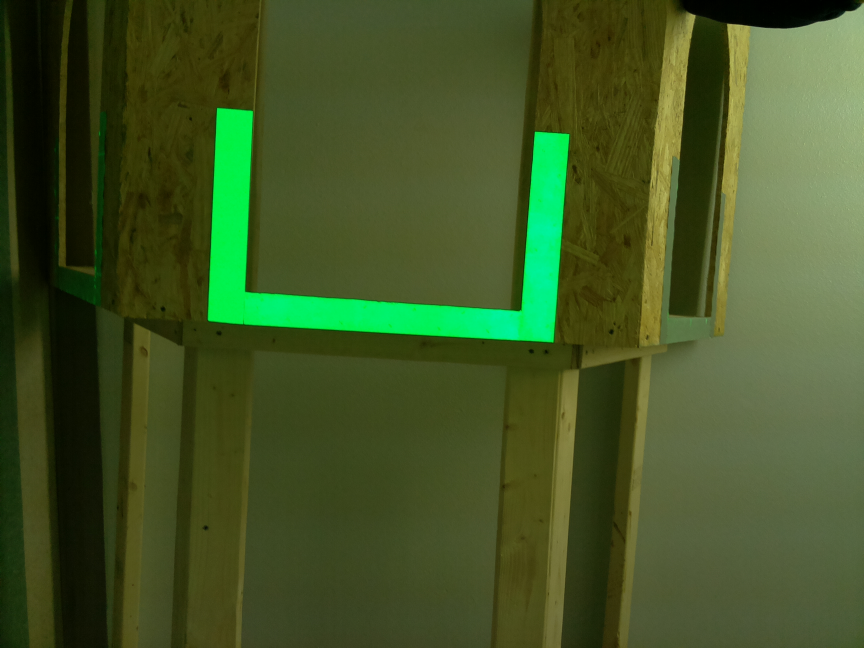
#> input picture Vision/tower.jpeg, 2592 x 1944 px (shown at 1/3 size)
$ python find_game.py   (Python 2 division)   (older library calls are emulated)
#> lines starting #> are read from the running program, lines starting #| are printed output that depends on the picture; after the words box and inside, x2 and y2 are one past the last pixel; in counts of white or black regions, pixels touching at a corner belong together
# import the necessary packages
import numpy as np
import cv2
import argparse

# load the games image
image = cv2.imread("tower.jpeg")
#> image is the input picture: shape (1944, 2592, 3); mean B, G, R 37.8, 84.9, 66.2

#resizes the image
r = 500.0 / image.shape[1]
#> r = 0.193
dim = (500, int(image.shape[0] * r))
#> dim = (500, 375)


resized = cv2.resize(image, dim, interpolation = cv2.INTER_AREA)
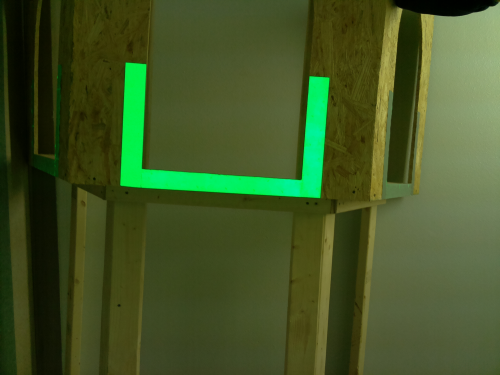
#> resized: shape (375, 500, 3); mean B, G, R 37.8, 84.9, 66.2
#cv2.imshow("resized", resized)
#cv2.waitKey(0)
# find the red color game in the image
upper = [200,250,0]
lower = [20,180,0]

upper = np.array(upper,dtype = "uint8")
lower = np.array(lower,dtype = "uint8")
mask = cv2.inRange(resized, lower, upper)
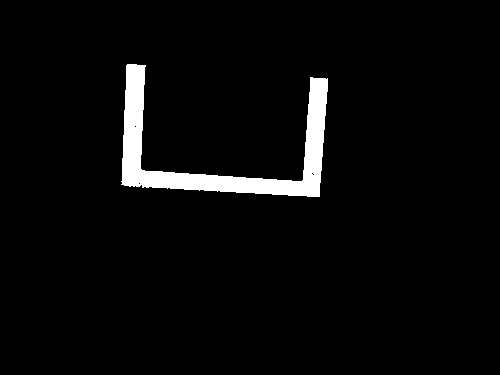
#> mask: shape (375, 500); 3.7% white; 1 white region

# find contours in the masked image and keep the largest one
(_, cnts, _) = cv2.findContours(mask.copy(), cv2.RETR_EXTERNAL,
	cv2.CHAIN_APPROX_SIMPLE)
#> cnts = 1 contour; box (x1, y1, x2, y2) and area: (121, 64, 328, 197) 6596
c = max(cnts, key=cv2.contourArea)
#> c = contour of 141 points, box (x1, y1, x2, y2) (121, 64, 328, 197), area 6596

leftmost = tuple(c[c[:,:,0].argmin()][0])
#> leftmost = (121, 181)
rightmost = tuple(c[c[:,:,0].argmax()][0])
#> rightmost = (327, 91)
topmost = tuple(c[c[:,:,1].argmin()][0])
#> topmost = (127, 64)
bottommost = tuple(c[c[:,:,1].argmax()][0])
#> bottommost = (307, 196)
print leftmost
#| (121, 181)
print rightmost
#| (327, 91)
print topmost
#| (127, 64)
print bottommost
#| (307, 196)
# approximate the contour
peri = cv2.arcLength(c, True)
#> peri = 872.1
approx = cv2.approxPolyDP(c, 0.05 * peri, True)
#> approx = [[126, 65], [121, 184], [319, 196], [327, 78], [292, 181], [142, 170]]

# draw a green bounding box surrounding the red game
cv2.drawContours(resized, [approx], -1, (255, 0, 0), 4)
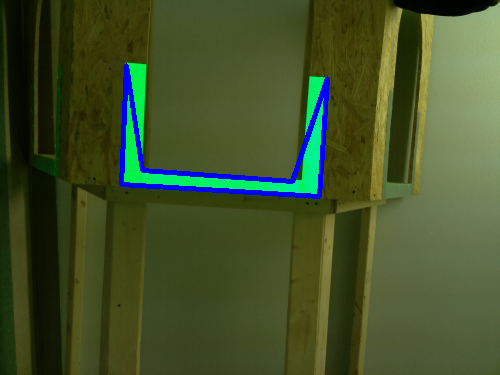
#> resized: shape (375, 500, 3); 2.08% of pixels changed, all inside (x1, y1, x2, y2) = (119, 63, 330, 199)
cv2.imshow("Resized", resized)
cv2.waitKey(0)
